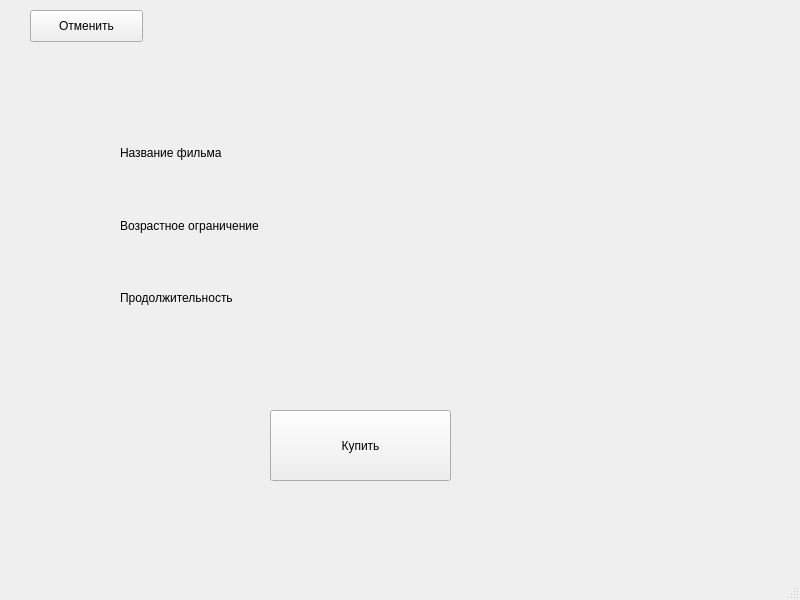
<?xml version="1.0" encoding="UTF-8"?>
<ui version="4.0">
 <class>MainWindow</class>
 <widget class="QMainWindow" name="MainWindow">
  <property name="geometry">
   <rect>
    <x>0</x>
    <y>0</y>
    <width>800</width>
    <height>600</height>
   </rect>
  </property>
  <property name="windowTitle">
   <string>MainWindow</string>
  </property>
  <widget class="QWidget" name="centralwidget">
   <widget class="QPushButton" name="buy_b">
    <property name="geometry">
     <rect>
      <x>270</x>
      <y>410</y>
      <width>181</width>
      <height>71</height>
     </rect>
    </property>
    <property name="text">
     <string>Купить</string>
    </property>
   </widget>
   <widget class="QWidget" name="gridLayoutWidget">
    <property name="geometry">
     <rect>
      <x>120</x>
      <y>120</y>
      <width>571</width>
      <height>211</height>
     </rect>
    </property>
    <layout class="QGridLayout" name="gridLayout">
     <item row="0" column="0">
      <widget class="QLabel" name="title">
       <property name="text">
        <string>Название фильма</string>
       </property>
      </widget>
     </item>
     <item row="1" column="0">
      <widget class="QLabel" name="minimum_age">
       <property name="text">
        <string>Возрастное ограничение</string>
       </property>
      </widget>
     </item>
     <item row="2" column="0">
      <widget class="QLabel" name="length">
       <property name="text">
        <string>Продолжительность</string>
       </property>
      </widget>
     </item>
     <item row="0" column="1">
      <widget class="QLabel" name="title_disp">
       <property name="text">
        <string>                                                                                                             </string>
       </property>
      </widget>
     </item>
     <item row="1" column="1">
      <widget class="QLabel" name="minimum_age_disp">
       <property name="text">
        <string>                                                                                                              </string>
       </property>
      </widget>
     </item>
     <item row="2" column="1">
      <widget class="QLabel" name="length_disp">
       <property name="text">
        <string>                                                                                                             </string>
       </property>
      </widget>
     </item>
    </layout>
   </widget>
   <widget class="QPushButton" name="cancel_b">
    <property name="geometry">
     <rect>
      <x>30</x>
      <y>10</y>
      <width>113</width>
      <height>32</height>
     </rect>
    </property>
    <property name="text">
     <string>Отменить</string>
    </property>
   </widget>
  </widget>
  <widget class="QStatusBar" name="statusbar"/>
 </widget>
 <resources/>
 <connections/>
</ui>
